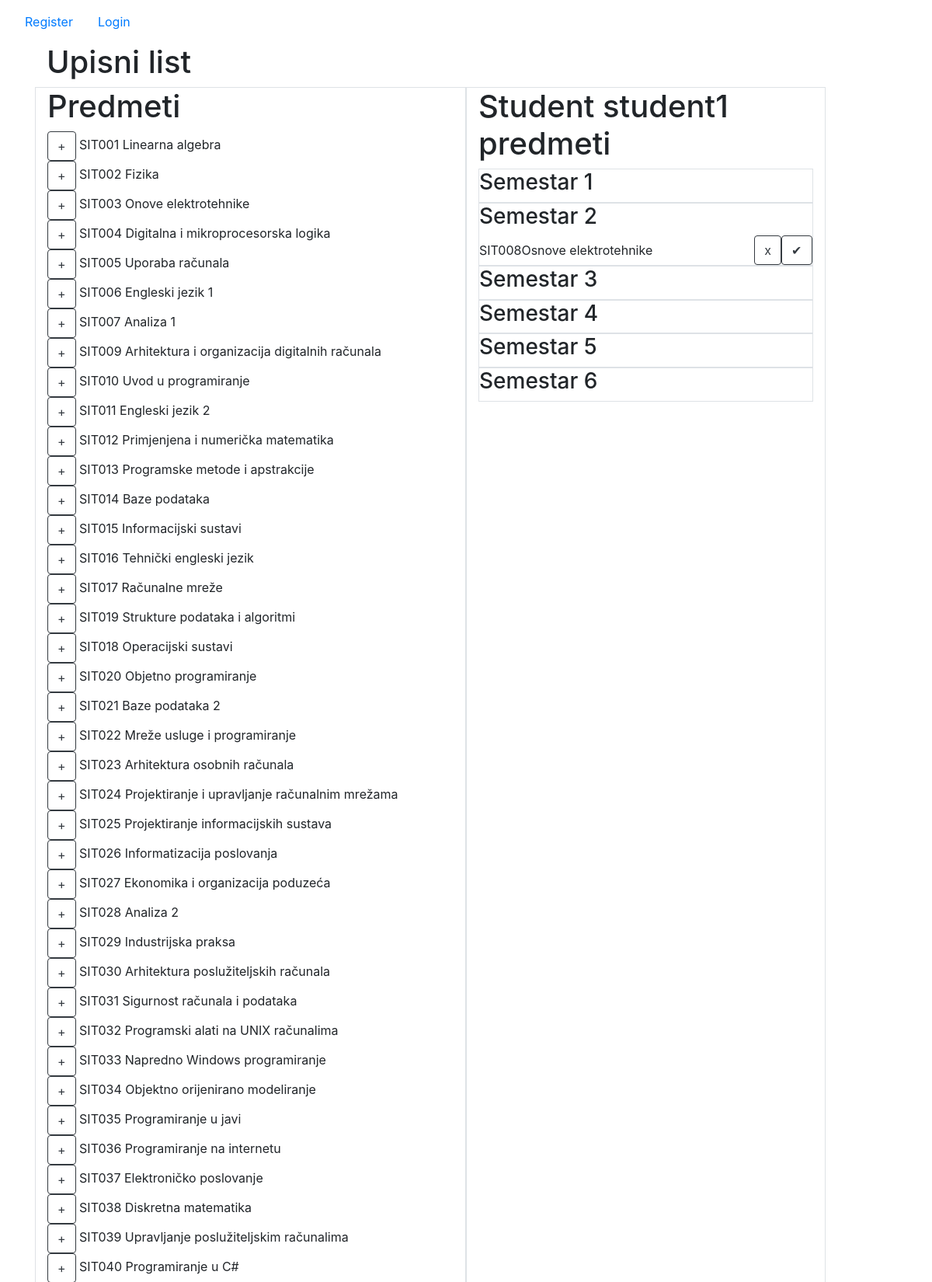
Screenshot of /enrolment/5 (upper part) with the database file from the repository.
### project/App/models.py (models this page shows, shortened)
class Subject(models.Model):
    ime = models.CharField(max_length=255)
    kod = models.CharField(max_length=16, unique=True)
    program = models.TextField()
    bodovi = models.IntegerField()
    sem_redovni = models.IntegerField()
    sem_izvanredni = models.IntegerField()
    class Izborni(models.TextChoices):
        DA = "DA", _('Da')
        NE = "NE", _('Ne')
    izborni = models.CharField(choices=Izborni.choices, default=Izborni.NE, max_length=2)

class MyUser(AbstractUser):
    class Role(models.TextChoices):
        MENTOR = "MENTOR", _('mentor')
        STUDENT = "STUDENT", _('student')
    role = models.CharField(choices=Role.choices, default=Role.STUDENT, max_length=64)
    class Status(models.TextChoices):
        NONE = "NONE", _('none')
        REDOVNI = "REDOVNI", _('redovni')
        IZVANREDNI = "IZVANREDNI", _('izvanredni')
    status = models.CharField(choices=Status.choices, default=Status.NONE, max_length=64)

class Enrolment(models.Model):
    student_id = models.ForeignKey('MyUser', on_delete=models.CASCADE)
    predmet_id = models.ForeignKey('Subject', on_delete=models.CASCADE)
    status = models.CharField(max_length=64)

### project/App/views.py (the view, shortened to what this page needs)
# urls.py: path('enrolment/<int:student_id>', mentor_enrolment_view, name='enrolment'),
def mentor_enrolment_view(request, student_id):
    student = MyUser.objects.get(id=student_id)
    print(student)
    enrolled = Enrolment.objects.filter(student_id_id=student.id).order_by('predmet_id')
    subjects = Subject.objects.exclude(id__in=enrolled.values('predmet_id'))
    subj_all = Subject.objects.all()
    if student.status == 'REDOVNI':
        br_sem = 6
    else:
        br_sem = 8
    context = {
        'subjects':subjects,
        'enrolled':enrolled,
        'student':student,
        'semestar':range(1, br_sem + 1),
        'all':subj_all
    }
    return render(request, 'enrolment.html', context)

### project/templates/enrolment.html (shortened to what this page needs)
{% extends 'base.html' %}
{% block content %}
<h1>Upisni list</h1>
<div class='row'>
    <div class = 'border col-md-6 flrx-column'>
        <h1>Predmeti</h1>
        {% for subj in subjects %}
        <form method = 'POST'>{% csrf_token %}
            <button type='submit' name='upisi' value="{{subj.id}}" class="btn btn-outline-dark">+</button>
            {{subj.kod}} {{subj.ime}}
        </form>
        {% endfor %}
    </div>
    <div class = 'border col-md-5 flrx-column'>
        <h1>Student {{student.username}} predmeti</h1>
        {% for sem in semestar %}
        <div class = 'border'>
            <h3>Semestar {{sem}}</h3>
            {% for subject in all %}
            {% for enrl in enrolled %}
            {% if subject.id == enrl.predmet_id_id %}
            {% if student.status == "REDOVNI" and subject.sem_redovni == sem %}
            <form method = 'POST' class="d-flex justify-content-between align-items-center">{% csrf_token %}
                {{subject.kod}}{{subject.ime}}
                <div class="d-flex justify-content-end">
                    {% if enrl.status == 'enrolled' %}
                    <button type="submit" name="delete" value="{{subject.id}}"class="btn btn-outline-dark">x</button>
                    <button type="submit" name="passed" value="{{subject.id}}"class="btn btn-outline-dark"> &#10004;</button>
                    {% elif enrl.status == 'passed' %}
                    <span>   &#10004;</span>
                    <button type="submit" name="not_passed" value="{{subject.id}}"class="btn btn-outline-dark"> Unpass</button>
                    {% endif %}
                </div>
            </form>
            {% endif %}
            {% endif %}
            {% endfor %}
            {% endfor %}
        </div>
        {% endfor %}
    </div>
</div>
{% endblock %}

### rows the page displays
Subject: {{ subj.id }} 1 (drawn), kod "SIT001", ime "Linearna algebra"
Subject: {{ subj.id }} 2 (drawn), kod "SIT002", ime "Fizika"
Subject: {{ subj.id }} 3 (drawn), kod "SIT003", ime "Onove elektrotehnike"
Subject: {{ subj.id }} 4 (drawn), kod "SIT004", ime "Digitalna i mikroprocesorska logika"
Subject: {{ subj.id }} 5 (drawn), kod "SIT005", ime "Uporaba računala"
Subject: {{ subj.id }} 6 (drawn), kod "SIT006", ime "Engleski jezik 1"
Subject: {{ subj.id }} 7 (drawn), kod "SIT007", ime "Analiza 1"
Subject: {{ subj.id }} 9 (drawn), kod "SIT009", ime "Arhitektura i organizacija digitalnih računala"
Subject: {{ subj.id }} 10 (drawn), kod "SIT010", ime "Uvod u programiranje"
Subject: {{ subj.id }} 11 (drawn), kod "SIT011", ime "Engleski jezik 2"
Subject: {{ subj.id }} 12 (drawn), kod "SIT012", ime "Primjenjena i numerička matematika"
Subject: {{ subj.id }} 13 (drawn), kod "SIT013", ime "Programske metode i apstrakcije"
Subject: {{ subj.id }} 14 (drawn), kod "SIT014", ime "Baze podataka"
Subject: {{ subj.id }} 15 (drawn), kod "SIT015", ime "Informacijski sustavi"
Subject: {{ subj.id }} 16 (drawn), kod "SIT016", ime "Tehnički engleski jezik"
Subject: {{ subj.id }} 17 (drawn), kod "SIT017", ime "Računalne mreže"
Subject: {{ subj.id }} 18 (drawn), kod "SIT019", ime "Strukture podataka i algoritmi"
Subject: {{ subj.id }} 19 (drawn), kod "SIT018", ime "Operacijski sustavi"
Subject: {{ subj.id }} 20 (drawn), kod "SIT020", ime "Objetno programiranje"
Subject: {{ subj.id }} 21 (drawn), kod "SIT021", ime "Baze podataka 2"
Subject: {{ subj.id }} 22 (drawn), kod "SIT022", ime "Mreže usluge i programiranje"
Subject: {{ subj.id }} 23 (drawn), kod "SIT023", ime "Arhitektura osobnih računala"
Subject: {{ subj.id }} 24 (drawn), kod "SIT024", ime "Projektiranje i upravljanje računalnim mrežama"
Subject: {{ subj.id }} 25 (drawn), kod "SIT025", ime "Projektiranje informacijskih sustava"
Subject: {{ subj.id }} 26 (drawn), kod "SIT026", ime "Informatizacija poslovanja"
Subject: {{ subj.id }} 27 (drawn), kod "SIT027", ime "Ekonomika i organizacija poduzeća"
Subject: {{ subj.id }} 28 (drawn), kod "SIT028", ime "Analiza 2"
Subject: {{ subj.id }} 29 (drawn), kod "SIT029", ime "Industrijska praksa"
Subject: {{ subj.id }} 30 (drawn), kod "SIT030", ime "Arhitektura poslužiteljskih računala"
Subject: {{ subj.id }} 31 (drawn), kod "SIT031", ime "Sigurnost računala i podataka"
Subject: {{ subj.id }} 32 (drawn), kod "SIT032", ime "Programski alati na UNIX računalima"
Subject: {{ subj.id }} 33 (drawn), kod "SIT033", ime "Napredno Windows programiranje"
Subject: {{ subj.id }} 34 (drawn), kod "SIT034", ime "Objektno orijenirano modeliranje"
Subject: {{ subj.id }} 35 (drawn), kod "SIT035", ime "Programiranje u javi"
Subject: {{ subj.id }} 36 (drawn), kod "SIT036", ime "Programiranje na internetu"
Subject: {{ subj.id }} 37 (drawn), kod "SIT037", ime "Elektroničko poslovanje"
Subject: {{ subj.id }} 38 (drawn), kod "SIT038", ime "Diskretna matematika"
Subject: {{ subj.id }} 39 (drawn), kod "SIT039", ime "Upravljanje poslužiteljskim računalima"
Subject: {{ subj.id }} 40 (drawn), kod "SIT040", ime "Programiranje u C#"
MyUser: username "student1"
Subject: kod "SIT008", ime "Osnove elektrotehnike"
Enrolment: {{ subject.id }} 8 (drawn)

### other values shown
{{ sem }} "1" "2" "3" "4" "5" "6"
